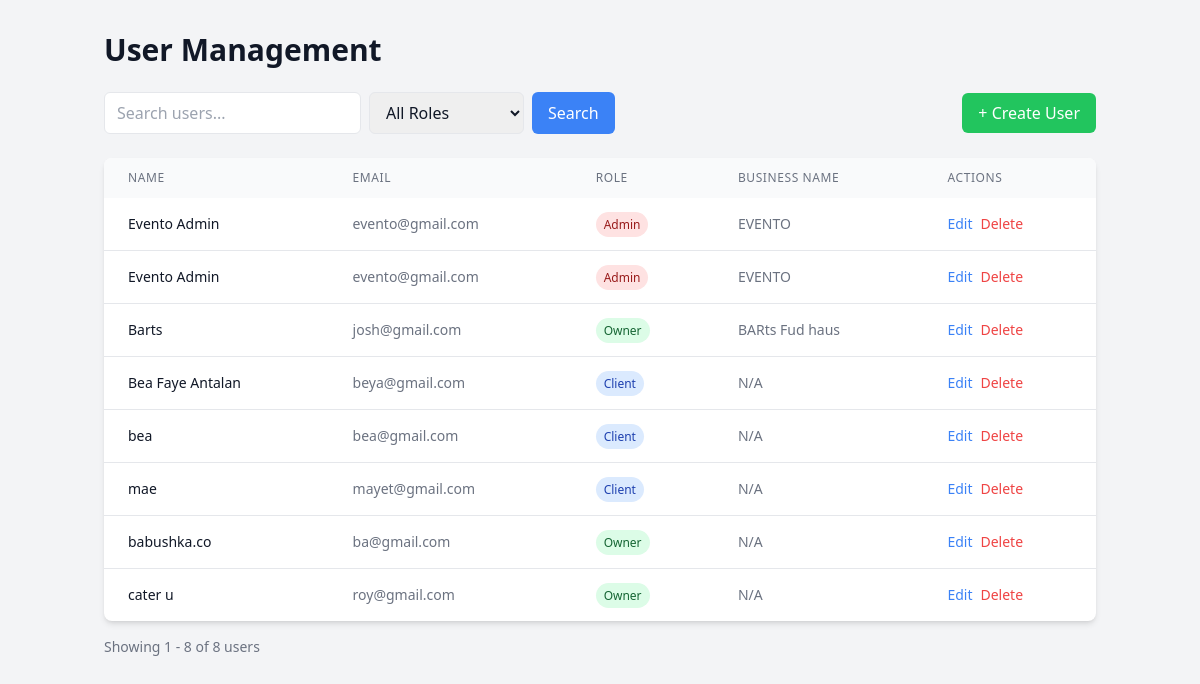
/user_management.php (signed in), run on the app's committed database.
### tables this page shows
CREATE TABLE `users` (
  `id` int(11) NOT NULL,
  `name` varchar(100) NOT NULL,
  `email` varchar(100) NOT NULL,
  `password` varchar(255) NOT NULL,
  `phone` varchar(20) DEFAULT NULL,
  `address` text DEFAULT NULL,
  `business_name` varchar(100) DEFAULT NULL,
  `role` enum('admin','client','owner') DEFAULT 'client',
  `created_at` timestamp NOT NULL DEFAULT current_timestamp(),
  `updated_at` timestamp NOT NULL DEFAULT current_timestamp() ON UPDATE current_timestamp()
);

### user_management.php (the view, shortened to what this page needs)
<?php
require_once 'config.php';
$page = filter_input(INPUT_GET, 'page', FILTER_VALIDATE_INT,
    ['options' => ['default' => 1, 'min_range' => 1]]);
$per_page = 10;
$offset = ($page - 1) * $per_page;
$search_query = filter_input(INPUT_GET, 'search', FILTER_SANITIZE_STRING) ?? '';
$where_conditions = [];
$params = [];
$where_sql = $where_conditions ? 'WHERE ' . implode(' AND ', $where_conditions) : '';
$count_query = "SELECT COUNT(*) FROM users $where_sql";
$count_stmt = $db->prepare($count_query);
$count_stmt->execute($params);
$total_users = $count_stmt->fetchColumn();
$total_pages = max(1, ceil($total_users / $per_page));
$page = min($page, $total_pages);
$query = "SELECT * FROM users $where_sql ORDER BY created_at DESC LIMIT :limit OFFSET :offset";
$stmt = $db->prepare($query);
$stmt->bindValue(':limit', $per_page, PDO::PARAM_INT);
$stmt->bindValue(':offset', $offset, PDO::PARAM_INT);
$stmt->execute();
$users = $stmt->fetchAll(PDO::FETCH_ASSOC);
?>
<!DOCTYPE html>
<html lang="en" class="dark">
<head>
    <script src="https://cdn.tailwindcss.com"></script>
</head>
<body class="bg-gray-100 dark:bg-gray-900 text-gray-900 dark:text-gray-100"
    x-data="{
        showCreateModal: false,
        showEditModal: false,
        editingUser: null,
        confirmDelete: false,
        deleteUserId: null
    }">
    <div class="container mx-auto px-4 py-8">
        <h1 class="text-3xl font-bold mb-6 dark:text-gray-200">User Management</h1>
        <div class="mb-6 flex justify-between items-center">
            <form method="GET" class="flex space-x-2">
                <input
                    type="text"
                    name="search"
                    placeholder="Search users..."
                    value="<?php echo htmlspecialchars($search_query); ?>"
                    class="px-3 py-2 border dark:bg-gray-700 dark:border-gray-600 rounded-md"
                >
                <select
                    name="role"
                    class="px-3 py-2 border dark:bg-gray-700 dark:border-gray-600 rounded-md"
                >
                    <option value="">All Roles</option>
                </select>
                <button type="submit" class="bg-blue-500 text-white px-4 py-2 rounded-md hover:bg-blue-600">
                    Search
                </button>
            </form>
            <button
                @click="showCreateModal = true"
                class="bg-green-500 text-white px-4 py-2 rounded-md hover:bg-green-600"
            >
                + Create User
            </button>
        </div>
        <div class="bg-white dark:bg-gray-800 shadow-md rounded-lg overflow-hidden">
            <table class="min-w-full">
                <thead class="bg-gray-50 dark:bg-gray-700">
                    <tr>
                        <th class="px-6 py-3 text-left text-xs font-medium text-gray-500 dark:text-gray-300 uppercase tracking-wider">Name</th>
                        <th class="px-6 py-3 text-left text-xs font-medium text-gray-500 dark:text-gray-300 uppercase tracking-wider">Email</th>
                        <th class="px-6 py-3 text-left text-xs font-medium text-gray-500 dark:text-gray-300 uppercase tracking-wider">Role</th>
                        <th class="px-6 py-3 text-left text-xs font-medium text-gray-500 dark:text-gray-300 uppercase tracking-wider">Business Name</th>
                        <th class="px-6 py-3 text-left text-xs font-medium text-gray-500 dark:text-gray-300 uppercase tracking-wider">Actions</th>
                    </tr>
                </thead>
                <tbody class="divide-y divide-gray-200 dark:divide-gray-700">
                    <?php foreach ($users as $user): ?>
                    <tr>
                        <td class="px-6 py-4 whitespace-nowrap text-sm font-medium text-gray-900 dark:text-gray-100">
                            <?php echo htmlspecialchars($user['name']); ?>
                        </td>
                        <td class="px-6 py-4 whitespace-nowrap text-sm text-gray-500 dark:text-gray-400">
                            <?php echo htmlspecialchars($user['email']); ?>
                        </td>
                        <td class="px-6 py-4 whitespace-nowrap text-sm">
                            <span class="px-2 py-1 rounded-full text-xs <?php
                                echo $user['role'] === 'admin' ? 'bg-red-100 text-red-800' :
                                     ($user['role'] === 'owner' ? 'bg-green-100 text-green-800' : 'bg-blue-100 text-blue-800');
                            ?>">
                                <?php echo ucfirst(htmlspecialchars($user['role'])); ?>
                            </span>
                        </td>
                        <td class="px-6 py-4 whitespace-nowrap text-sm text-gray-500 dark:text-gray-400">
                            <?php echo htmlspecialchars($user['business_name'] ?? 'N/A'); ?>
                        </td>
                            <td class="px-6 py-4 whitespace-nowrap text-sm font-medium">
            <div class="flex space-x-2">
                <button
                    @click="editingUser = <?php echo htmlspecialchars(json_encode($user), ENT_QUOTES); ?>; showEditModal = true;"
                    class="text-blue-500 hover:text-blue-700"
                >
                    Edit
                </button>
                <a
                    href="?action=delete_user&id=<?php echo $user['id']; ?>"
                    @click.prevent="deleteUserId = <?php echo $user['id']; ?>; confirmDelete = true;"
                    class="text-red-500 hover:text-red-700"
                >
                    Delete
                </a>
            </div>
        </td>
                    </tr>
                    <?php endforeach; ?>
                </tbody>
            </table>
        </div>
        <div class="mt-4 flex justify-between items-center">
            <div class="text-sm text-gray-500 dark:text-gray-400">
                Showing <?php
                    $start = ($page - 1) * $per_page + 1;
                    $end = min($start + $per_page - 1, $total_users);
                    echo "$start - $end of $total_users users";
                ?>
            </div>
        </div>
    </div>
</body>
</html>

### data on the page
users: name "Evento Admin", email "evento@gmail.com", role "Admin", business_name "EVENTO"
users: name "Evento Admin", email "evento@gmail.com", role "Admin", business_name "EVENTO"
users: name "Barts", email "josh@gmail.com", role "Owner", business_name "BARts Fud haus"
users: name "Bea Faye Antalan", email "beya@gmail.com", role "Client", business_name "N/A"
users: name "bea", email "bea@gmail.com", role "Client", business_name "N/A"
users: name "mae", email "mayet@gmail.com", role "Client", business_name "N/A"
users: name "babushka.co", email "ba@gmail.com", role "Owner", business_name "N/A"
users: name "cater u", email "roy@gmail.com", role "Owner", business_name "N/A"

### other printed values
$start "1"
$end "8"
$total_users "8"
